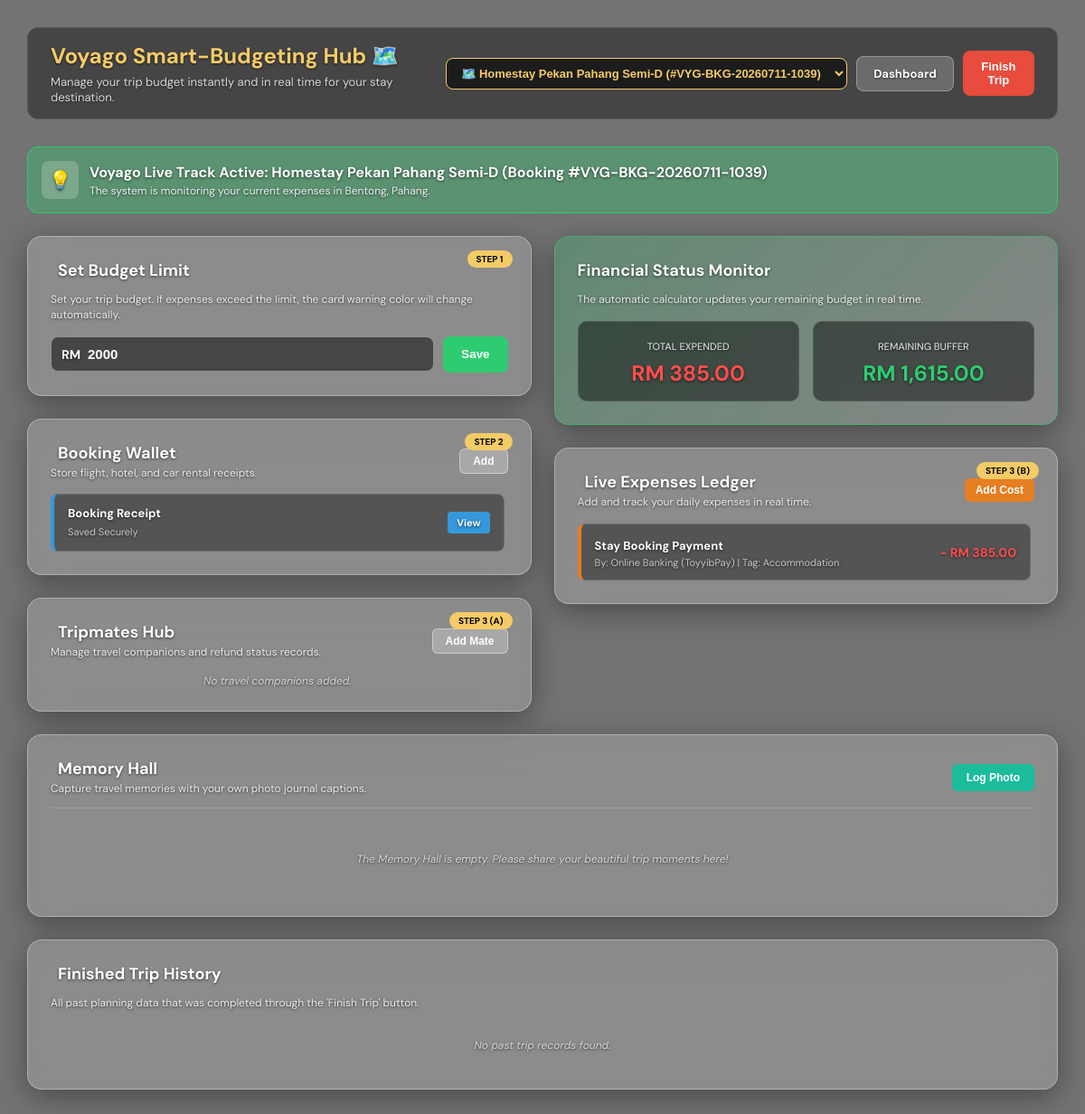
The page /budget.php (signed in) on the database its author committed.
### tables this page shows
CREATE TABLE `system_settings` (
  `id` int(11) NOT NULL,
  `setting_key` varchar(50) NOT NULL,
  `setting_value` varchar(255) NOT NULL
);

CREATE TABLE `homestays` (
  `id` int(11) NOT NULL,
  `user_id` int(11) NOT NULL,
  `name` varchar(150) NOT NULL,
  `category` enum('Apartment','Villa','Resort','Cabin','Chalet','Traditional House') NOT NULL,
  `description` text NOT NULL,
  `max_guests` int(11) NOT NULL,
  `price_per_night` decimal(10,2) NOT NULL,
  `state` varchar(50) NOT NULL,
  `district` varchar(50) NOT NULL,
  `address` text NOT NULL,
  `maps_link` text DEFAULT NULL,
  `facilities` text NOT NULL,
  `cover_image` varchar(255) NOT NULL,
  `payment_status` enum('Unpaid','Paid') DEFAULT 'Unpaid',
  `approval_status` enum('Registered','Pending Approval','Published','Rejected','Draft','Live','Approved') DEFAULT 'Registered',
  `completion_score` int(11) DEFAULT 40,
  `reject_reason` text DEFAULT NULL,
  `views` int(11) DEFAULT 0,
  `revenue` decimal(10,2) DEFAULT 0.00,
  `created_at` timestamp NOT NULL DEFAULT current_timestamp(),
  `image_url` varchar(255) DEFAULT NULL,
  `map_link` text DEFAULT NULL,
  `pricing_type` enum('Whole House','Per Room','Both') DEFAULT 'Whole House',
  `total_rooms` int(11) DEFAULT 1,
  `main_image` varchar(255) DEFAULT NULL,
  `facility_images` text DEFAULT NULL,
  `listing_fee_status` enum('Unpaid','Paid') DEFAULT 'Unpaid',
  `total_budget` decimal(10,2) DEFAULT 2000.00,
  `finished_at` datetime DEFAULT NULL,
  `ic_copy` varchar(500) DEFAULT '',
  `utility_bill` varchar(500) DEFAULT '',
  `ssm_doc` varchar(500) DEFAULT '',
  `business_license` varchar(500) DEFAULT '',
  `ownership_proof` varchar(500) DEFAULT '',
  `availability_rule` enum('exclusive','separate') DEFAULT 'exclusive'
);

CREATE TABLE `trip_documents` (
  `id` int(11) NOT NULL,
  `homestay_id` int(11) NOT NULL,
  `doc_type` varchar(100) NOT NULL,
  `file_path` varchar(255) NOT NULL,
  `created_at` timestamp NOT NULL DEFAULT current_timestamp()
);

CREATE TABLE `trip_expenses` (
  `id` int(11) NOT NULL,
  `homestay_id` int(11) NOT NULL,
  `title` varchar(255) NOT NULL,
  `amount` decimal(10,2) NOT NULL,
  `category` varchar(100) NOT NULL,
  `payer` varchar(255) NOT NULL,
  `created_at` timestamp NOT NULL DEFAULT current_timestamp()
);

### budget.php (the view, shortened to what the rows shown need)
<?php
require_once('toyyibpay_config.php');
$user_id = intval($_SESSION['user_id']);
$stmt_all_bookings = $pdo->prepare(
    "SELECT b.id, b.booking_no, h.name as stay_name, h.state, h.district, h.category, b.check_in, b.check_out, b.total_price
     FROM bookings b
     JOIN homestays h ON b.homestay_id = h.id
     WHERE b.user_id = ? AND b.payment_status = 'Paid' AND b.booking_status != 'Cancelled'
     ORDER BY b.id DESC"
);
$stmt_all_bookings->execute([$user_id]);
$all_paid_bookings = $stmt_all_bookings->fetchAll(PDO::FETCH_ASSOC);
$active_booking = null;
$active_booking_id = null;
if (!$active_booking && !empty($all_paid_bookings)) {
    $active_booking = $all_paid_bookings[0];
    $active_booking_id = $active_booking['id'];
}
if ($active_booking) {
    $bgt_stmt = $pdo->prepare("SELECT total_budget FROM bookings WHERE id = ?");
    $bgt_stmt->execute([$active_booking_id]);
    $bgt_row = $bgt_stmt->fetch(PDO::FETCH_ASSOC);
    $saved_budget = ($bgt_row && $bgt_row['total_budget'] > 0) ? floatval($bgt_row['total_budget']) : $active_booking['total_price'] * 1.5;
    $active_trip = [
        'id'           => $active_booking_id,
        'name'         => $active_booking['stay_name'] . ' (Booking #' . ($active_booking['booking_no'] ?: $active_booking_id) . ')',
        'state'        => $active_booking['state'],
        'district'     => $active_booking['district'],
        'category'     => $active_booking['category'],
        'total_budget' => $saved_budget,
        'check_in'     => $active_booking['check_in'],
        'check_out'    => $active_booking['check_out'],
        'total_price'  => $active_booking['total_price'],
    ];
    $homestay_id = $active_booking_id;
}
$budget_limit = floatval($active_trip['total_budget']);
$stmt = $pdo->prepare("SELECT * FROM trip_expenses WHERE homestay_id = ? ORDER BY id DESC");
$stmt->execute([$homestay_id]);
$expenses = $stmt->fetchAll(PDO::FETCH_ASSOC);
$total_spent = 0;
foreach ($expenses as $exp) { $total_spent += floatval($exp['amount']); }
$remaining_budget = $budget_limit - $total_spent;
$stmt = $pdo->prepare("SELECT * FROM trip_documents WHERE homestay_id = ? ORDER BY id DESC");
$stmt->execute([$homestay_id]);
$documents = $stmt->fetchAll(PDO::FETCH_ASSOC);
?>
<!DOCTYPE html>
<html lang="en">
<head>
    <link href="https://cdn.jsdelivr.net/npm/remixicon@3.5.0/fonts/remixicon.css" rel="stylesheet">
    <link rel="stylesheet" href="css/budget.css">
</head>
<body>
    <div class="budget-wrapper-page">
        <main class="main-budget-pane">
            <header class="budget-top-header">
                <div>
                    <h2><?= htmlspecialchars($system_name) ?> Smart-Budgeting Hub 🗺️</h2>
                    <p>Manage your trip budget instantly and in real time for your stay destination.</p>
                </div>
            </header>
            <div class="ai-suggestion-box">
                <div style="display: flex; align-items: center; gap: 12px;">
                    <div>
                        <h4><?= htmlspecialchars($system_name) ?> Live Track Active: <?php echo htmlspecialchars($active_trip['name']); ?></h4>
                        <p>The system is monitoring your current expenses in <?php echo htmlspecialchars($active_trip['district'] . ', ' . $active_trip['state']); ?>.</p>
                    </div>
                </div>
            </div>
            <div class="budget-grid-dashboard">
                <div class="dashboard-column-stack">
                    <div class="glass-metric-card">
                        <div class="scrollable-list-container">
                            <?php if (empty($documents)): ?>
                                <p class="empty-state-text">No receipts yet. Please upload a new document.</p>
                            <?php else: ?>
                                <?php foreach ($documents as $doc): ?>
                                    <div class="document-item-row">
                                        <div>
                                            <div class="item-title-text"><?php echo htmlspecialchars($doc['doc_type']); ?></div>
                                            <small class="item-subtitle-text">Saved Securely</small>
                                        </div>
                                        <a href="<?php echo htmlspecialchars($doc['file_path']); ?>" target="_blank" class="btn-view-document">
                                            <i class="ri-eye-line"></i> View
                                        </a>
                                    </div>
                                <?php endforeach; ?>
                            <?php endif; ?>
                        </div>
                    </div>
                </div>
                <div class="dashboard-column-stack">
                    <?php
                    $is_overlimit = ($total_spent > $budget_limit);
                    $monitor_class = $is_overlimit ? 'glass-metric-card monitor-card overlimit-danger' : 'glass-metric-card monitor-card-safe';
                    ?>
                    <div class="<?php echo $monitor_class; ?>">
                        <div class="financial-counters-grid">
                            <div class="counter-box">
                                <h2 style="margin: 5px 0 0 0; font-size: 24px; color: #ff4d4d;">RM <?php echo number_format($total_spent, 2); ?></h2>
                            </div>
                            <div class="counter-box">
                                <h2 style="margin: 5px 0 0 0; font-size: 24px; color: <?php echo $is_overlimit ? '#ff4d4d' : '#2ecc71'; ?>;">RM <?php echo number_format($remaining_budget, 2); ?></h2>
                            </div>
                        </div>
                    </div>
                    <div class="glass-metric-card">
                        <div class="scrollable-list-container" style="max-height: 240px;">
                            <?php if (empty($expenses)): ?>
                                <p class="empty-state-text" style="padding: 15px 0;">The ledger is empty. New expenses will appear here.</p>
                            <?php else: ?>
                                <?php foreach ($expenses as $exp): ?>
                                    <div class="expense-ledger-row">
                                        <div>
                                            <strong class="item-title-text"><?php echo htmlspecialchars($exp['title']); ?></strong>
                                            <span class="item-subtitle-text" style="display:block; margin-top:2px;">By: <?php echo htmlspecialchars($exp['payer']); ?> | Tag: <?php echo htmlspecialchars($exp['category']); ?></span>
                                        </div>
                                        <div>
                                            <span class="expense-amount-tag">- RM <?php echo number_format($exp['amount'], 2); ?></span>
                                        </div>
                                    </div>
                                <?php endforeach; ?>
                            <?php endif; ?>
                        </div>
                    </div>
                </div>
            </div>
        </main>
    </div>
</body>
</html>

### rows shown on the page
system_settings: setting_value "Voyago"
homestays: district+state "Bentong, Pahang"
trip_documents: doc_type "Booking Receipt"
trip_expenses: title "Stay Booking Payment", payer "Online Banking (ToyyibPay)", category "Accommodation", amount "385.00"

### other values the page prints
$active_trip['name'] "Homestay Pekan Pahang Semi‑D (Booking #VYG-BKG-20260711-1039)"
$total_spent "385.00"
$remaining_budget "1,615.00"
